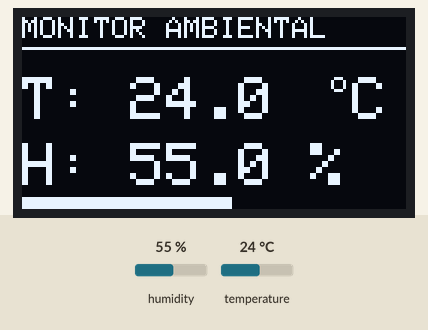
Simulated run of this program. Board: ESP32-S3. On the bench: 128×64 one-colour display. The inputs (shaded band) are chosen by the test bench; at power-on: humidity 55 %, temperature 24 °C.

Above: at 1.2 s.
1.3 s: humidity set to 22 %
At 3.7 s:
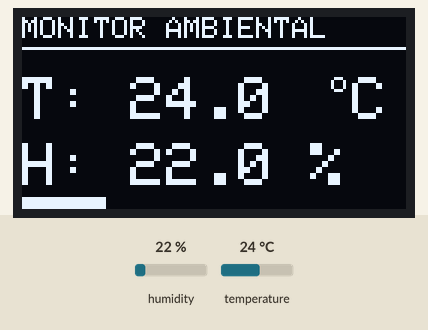
4.1 s: temperature set to 12 °C
At 5.5 s:
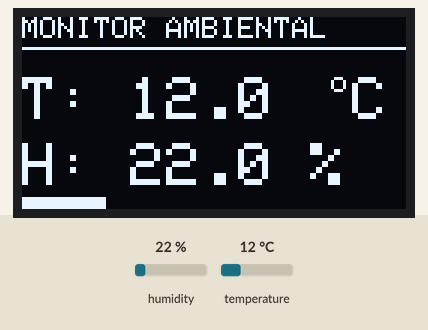
6.9 s: humidity set to 40 %
At 9.1 s:
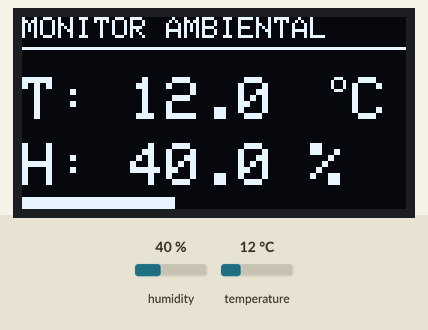
10.0 s: temperature set to 19 °C
At 12.1 s:
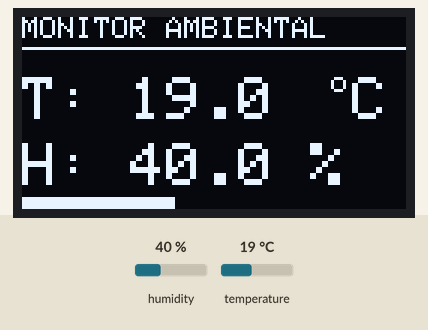
Timing chart, 0 to 13.6 s (numbered marks = the images above; inputs shaded):
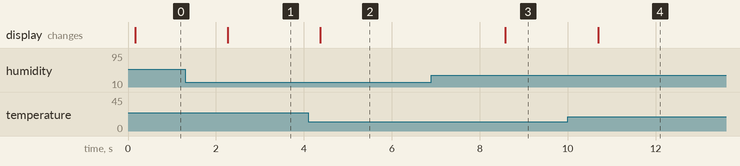

The program:

main.cpp
```cpp
#include <Arduino.h>
#include <Wire.h>
#include <Adafruit_AHTX0.h>
#include <Adafruit_GFX.h>
#include <Adafruit_SSD1306.h>

// Configuración de la pantalla
#define SCREEN_WIDTH 128
#define SCREEN_HEIGHT 64
Adafruit_SSD1306 display(SCREEN_WIDTH, SCREEN_HEIGHT, &Wire, -1);

// Configuración del sensor
Adafruit_AHTX0 aht;

// Pines I2C definidos previamente
const int SDA_PIN = 9;
const int SCL_PIN = 8;

void setup() {
  Serial.begin(115200);

  // Iniciar bus I2C
  Wire.begin(SDA_PIN, SCL_PIN);

  // Iniciar Pantalla
  if(!display.begin(SSD1306_SWITCHCAPVCC, 0x3C)) {
    Serial.println("Error: Pantalla no encontrada");
    for(;;);
  }

  // Iniciar Sensor
  if (!aht.begin()) {
    Serial.println("Error: Sensor AHT10 no encontrado");
    display.clearDisplay();
    display.setTextColor(SSD1306_WHITE);
    display.setCursor(0,0);
    display.print("Error: Sensor!");
    display.display();
    for(;;);
  }

  display.clearDisplay();
  display.display();
}

void loop() {
  sensors_event_t humidity, temp;
  aht.getEvent(&humidity, &temp); // Obtener datos del sensor

  display.clearDisplay();

  // Encabezado
  display.setTextSize(1);
  display.setTextColor(SSD1306_WHITE);
  display.setCursor(0, 0);
  display.println("MONITOR AMBIENTAL");
  display.drawLine(0, 10, 128, 10, SSD1306_WHITE);

  // Mostrar Temperatura
  display.setCursor(0, 20);
  display.setTextSize(2);
  display.print("T: ");
  display.print(temp.temperature, 1);
  display.drawCircle(105, 22, 2, SSD1306_WHITE); // Simbolo de grado
  display.setCursor(110, 20);
  display.print("C");

  // Mostrar Humedad
  display.setCursor(0, 42);
  display.print("H: ");
  display.print(humidity.relative_humidity, 1);
  display.print(" %");

  // Pequeña barra de progreso para la humedad en la parte inferior
  int barWidth = map(humidity.relative_humidity, 0, 100, 0, 128);
  display.fillRect(0, 60, barWidth, 4, SSD1306_WHITE);

  display.display(); // Actualizar pantalla

  delay(2000); // Leer cada 2 segundos
}
```

Measured:
- after the input at 1.3 s, the display: changes after 0.97 s (image 1)
- after the input at 4.1 s, the display: changes after 0.27 s (image 2)
- after the input at 6.9 s, the display: changes after 1.7 s (image 3)
- after the input at 10.0 s, the display: changes after 0.69 s (image 4)
